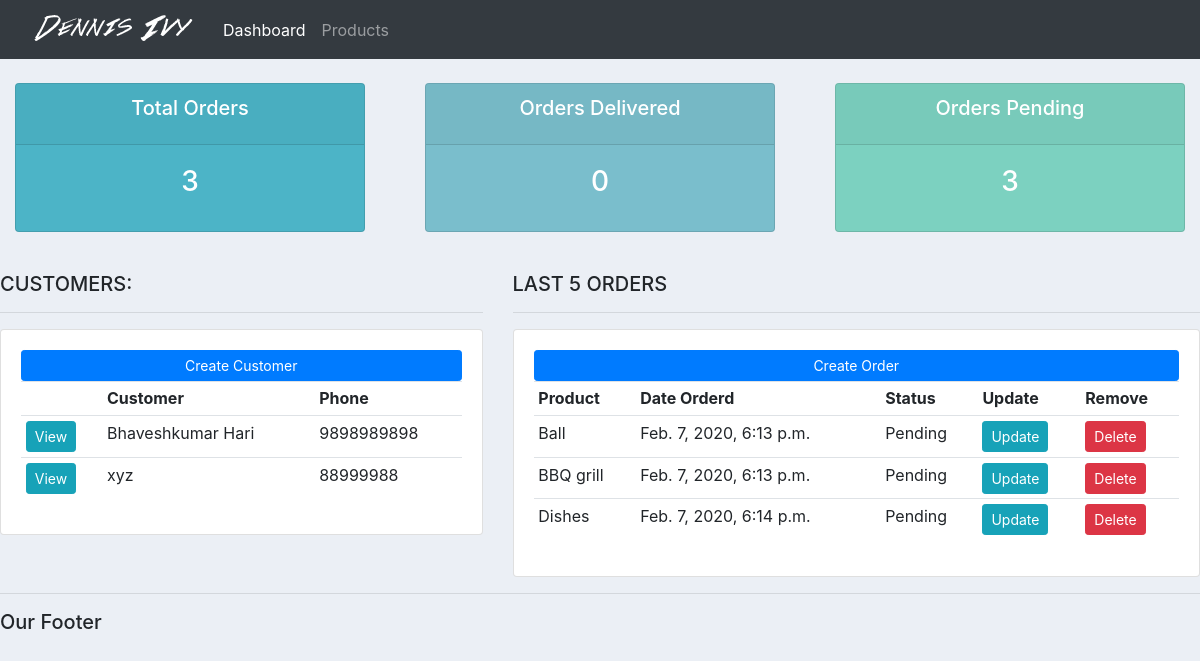
The app's page /, older data.
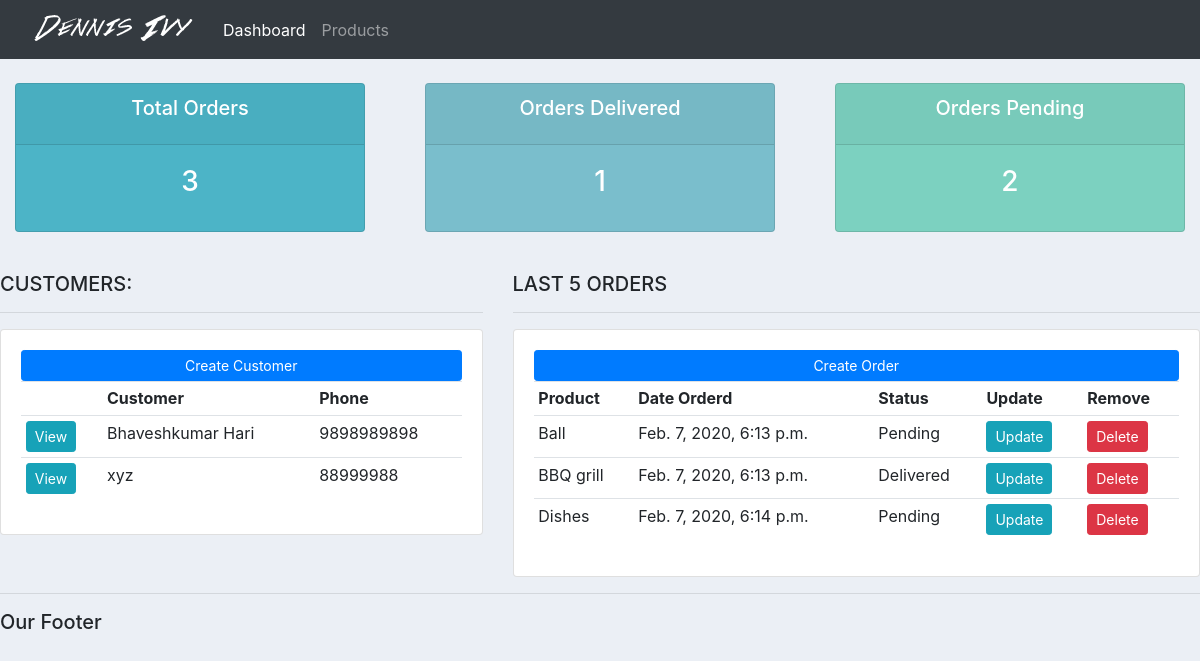
The same page, newer data.
### accounts/models.py (models this page shows)
class Order(models.Model):
    STATUS = (
        ('Pending', 'Pending'),
        ('Out for delivery', 'Out for delivery'),
        ('Delivered', 'Delivered')
    )
    customer = models.ForeignKey(Customer, null=True, on_delete = models.SET_NULL)
    product = models.ForeignKey(Product, null=True, on_delete = models.SET_NULL)
    date_created = models.DateTimeField(auto_now_add=True, null=True)
    status = models.CharField(max_length=200, null=True, choices=STATUS)

class Product(models.Model):
    CATEGORY = (
        ('Indoor', 'Indoor'),
        ('Out Door', 'Out Door'),
    )
    name = models.CharField(max_length=200, null=True)
    price = models.FloatField(null=True)
    category = models.CharField(max_length=200, null=True, choices=CATEGORY)
    description = models.CharField(max_length=200, null=True, blank=True)
    date_created = models.DateTimeField(auto_now_add=True, null=True)
    tags = models.ManyToManyField(Tag)
    def __str__(self):
        return self.name

### accounts/views.py (the view)
# urls.py: path('', views.home, name="home"),
def home(request):
    orders = Order.objects.all()
    customers = Customer.objects.all()
    total_customers = customers.count()
    total_orders = orders.count()
    delivered = orders.filter(status='Delivered').count()
    pending = orders.filter(status='Pending').count()
    context = {'orders':orders, 'customers':customers,
    'total_orders':total_orders, 'delivered':delivered,
    'pending':pending}
    return render(request, 'accounts/dashboard.html', context)

### accounts/templates/accounts/dashboard.html
{%  extends 'accounts/main.html' %}
{% block content %}
{%  include 'accounts/status.html' %}
<br>
<div class="row">
	<div class="col-md-5">
		<h5>CUSTOMERS:</h5>
		<hr>
		<div class="card card-body">
			<a class="btn btn-primary  btn-sm btn-block" href="">Create Customer</a>
			<table class="table table-sm">
				<tr>
					<th></th>
					<th>Customer</th>
					<th>Phone</th>
				</tr>
				{% for customer in customers %}
					<tr>
						<td><a class="btn btn-sm btn-info" href="{% url 'customer' customer.id %}">View</a></td>
						<td>{{ customer.name }}</td>
						<td>{{ customer.phone }}</td>
					</tr>
				{% endfor %}
			</table>
		</div>
	</div>
	<div class="col-md-7">
		<h5>LAST 5 ORDERS</h5>
		<hr>
		<div class="card card-body">
			<a class="btn btn-primary  btn-sm btn-block" href="{% url 'create_order' %}">Create Order</a>
			<table class="table table-sm">
				<tr>
					<th>Product</th>
					<th>Date Orderd</th>
					<th>Status</th>
					<th>Update</th>
					<th>Remove</th>
				</tr>
				{% for orders in orders %}
					<tr>
						<td>{{ orders.product }}</td>
						<td>{{ orders.date_created }}</td>
						<td>{{ orders.status }}</td>
						<td><a class="btn btn-sm btn-info" href="">Update</a></td>
						<td><a class="btn btn-sm btn-danger" href="">Delete</a></td>
					</tr>
				{% endfor %}
			</table>
		</div>
	</div>
</div>
{% endblock %}

Row changes from the older to the newer data that the page shows:
changed Order "BBQ grill": status "Pending" → "Delivered"
Text that changed along with them:
{{ delivered }}: "0" → "1"
{{ pending }}: "3" → "2"
